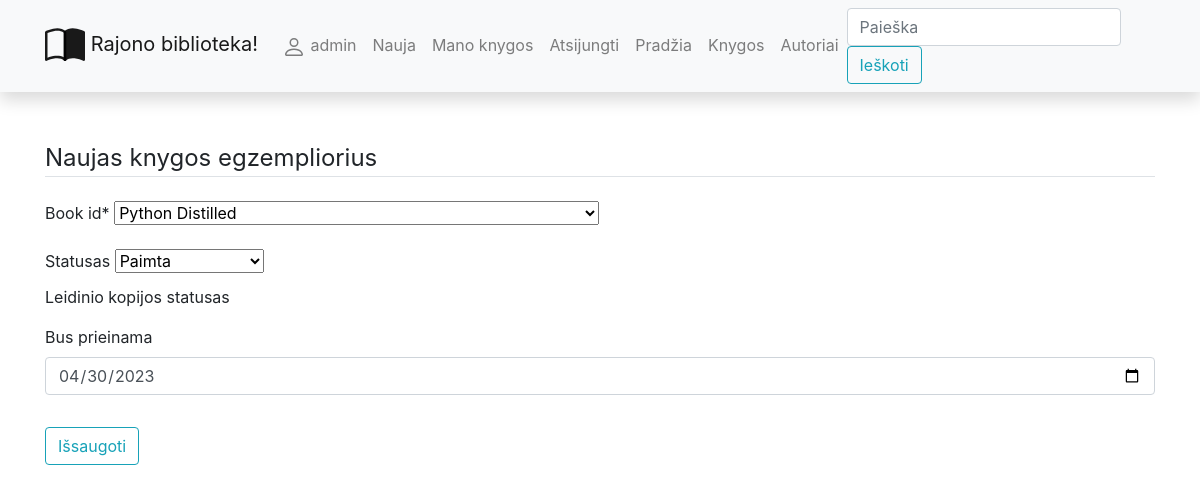
The page /library/mybooks/a0acefe4-83f4-49ee-91aa-f1e13921ee7f/update (signed in) on the database as committed earlier.
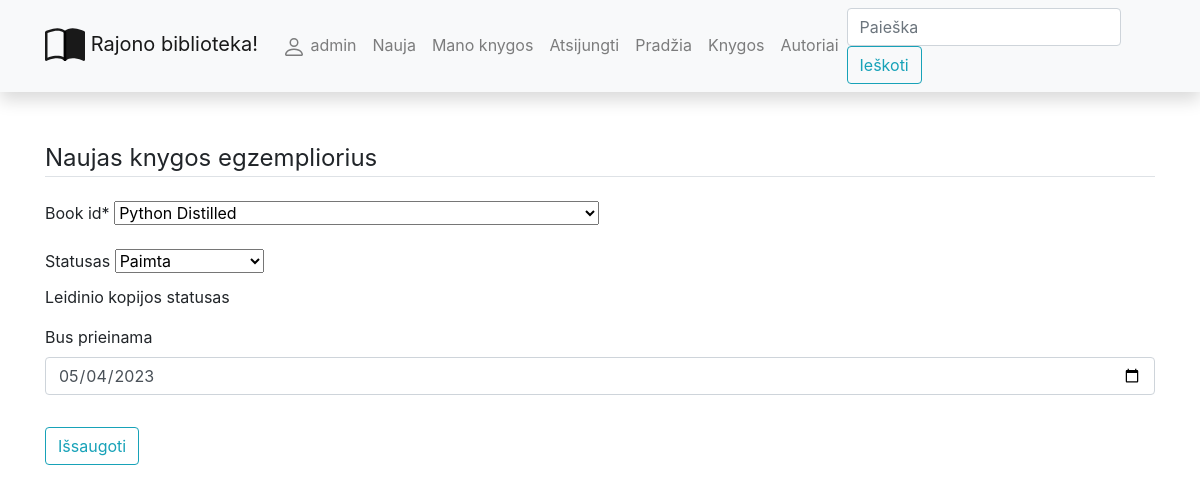
The same page on the database as committed later.
### library/models.py (models this page shows, shortened)
class BookInstance(models.Model):
    id = models.UUIDField(primary_key=True, default=uuid.uuid4, help_text="Unikalus ID leidinio kopijai")
    due_back = models.DateField("Bus prieinama", null=True, blank=True)
    LOAN_STATUS = (
        ('a', 'Administruojama'),
        ('p', 'Paimta'),
        ('g', 'Galima paimti'),
        ('r', 'Rezervuota')
    )
    status = models.CharField(
        "Statusas",
        max_length=1,
        choices=LOAN_STATUS,
        blank=True,
        default='a',
        help_text="Leidinio kopijos statusas"
    )
    book_id = models.ForeignKey(Book, on_delete=models.SET_NULL, null=True)
    reader = models.ForeignKey(User, on_delete=models.SET_NULL, null=True, blank=True)
    class Meta:
        ordering = ['due_back']

### library/views.py (the view, shortened to what this page needs)
# urls.py: path("mybooks/<uuid:pk>/update", views.BookByUserUpdateView.as_view(), name='my-book-update_n'),
class BookByUserUpdateView(LoginRequiredMixin, UserPassesTestMixin, generic.UpdateView):
    model = BookInstance
    success_url = "/library/mybooks"
    template_name = "user_book_form.html"
    form_class = UserBookCreateForm
    def test_func(self):
        bookinstance = self.get_object()
        return self.request.user == bookinstance.reader

### library/forms.py
class UserBookCreateForm(forms.ModelForm):
    class Meta:
        model = BookInstance
        fields = ('book_id', 'status', 'reader', 'due_back')
        widgets = {'reader': forms.HiddenInput(),
                   'due_back': DateInput(),
                   }

### library/models.py (called while the page is built)
    def __str__(self):
        return f"{self.title}"

### library/templates/user_book_form.html (shortened to what this page needs)
{% extends "base.html" %}
{% load crispy_forms_tags %}
{% block content %}
<div>
    <form method="post">
        <fieldset class="form-group">
            <legend class="border-bottom mb-4">Naujas knygos egzempliorius</legend>
            {{ form | crispy }}
        </fieldset>
        <div class="form-group">
            <button class="btn btn-outline-info" type="submit">Išsaugoti</button>
        </div>
    </form>
</div>
{% endblock %}

Rows that differ between the two databases and show on the page:
changed BookInstance "Python Distilled": due_back "04/30/2023" → "05/04/2023"
